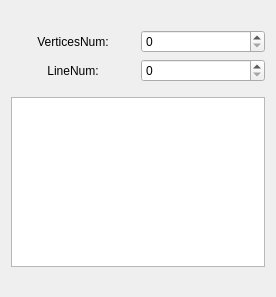
<?xml version="1.0" encoding="UTF-8"?>
<ui version="4.0">
 <class>CLWPolylineAttributeWidgetClass</class>
 <widget class="QWidget" name="CLWPolylineAttributeWidgetClass">
  <property name="geometry">
   <rect>
    <x>0</x>
    <y>0</y>
    <width>276</width>
    <height>297</height>
   </rect>
  </property>
  <property name="windowTitle">
   <string>CPolylineAttributeWidget</string>
  </property>
  <layout class="QGridLayout" name="gridLayout">
   <item row="1" column="0">
    <layout class="QVBoxLayout" name="verticalLayout_3">
     <property name="spacing">
      <number>15</number>
     </property>
     <item>
      <layout class="QHBoxLayout" name="horizontalLayout" stretch="1,1">
       <item>
        <layout class="QVBoxLayout" name="verticalLayout">
         <item>
          <widget class="QLabel" name="label_Vertices">
           <property name="sizePolicy">
            <sizepolicy hsizetype="Expanding" vsizetype="Preferred">
             <horstretch>0</horstretch>
             <verstretch>0</verstretch>
            </sizepolicy>
           </property>
           <property name="layoutDirection">
            <enum>Qt::LayoutDirection::LeftToRight</enum>
           </property>
           <property name="text">
            <string>VerticesNum:</string>
           </property>
           <property name="alignment">
            <set>Qt::AlignmentFlag::AlignCenter</set>
           </property>
          </widget>
         </item>
         <item>
          <widget class="QLabel" name="label_Linenum">
           <property name="sizePolicy">
            <sizepolicy hsizetype="Expanding" vsizetype="Preferred">
             <horstretch>0</horstretch>
             <verstretch>0</verstretch>
            </sizepolicy>
           </property>
           <property name="layoutDirection">
            <enum>Qt::LayoutDirection::LeftToRight</enum>
           </property>
           <property name="text">
            <string>LineNum:</string>
           </property>
           <property name="alignment">
            <set>Qt::AlignmentFlag::AlignCenter</set>
           </property>
          </widget>
         </item>
        </layout>
       </item>
       <item>
        <layout class="QVBoxLayout" name="verticalLayout_2">
         <item>
          <widget class="QSpinBox" name="spinBox_Vertices"/>
         </item>
         <item>
          <widget class="QSpinBox" name="spinBox_Linenum"/>
         </item>
        </layout>
       </item>
      </layout>
     </item>
     <item>
      <widget class="QTableWidget" name="tableWidget">
       <property name="frameShape">
        <enum>QFrame::Shape::StyledPanel</enum>
       </property>
       <property name="frameShadow">
        <enum>QFrame::Shadow::Raised</enum>
       </property>
      </widget>
     </item>
    </layout>
   </item>
   <item row="0" column="0">
    <spacer name="verticalSpacer_2">
     <property name="orientation">
      <enum>Qt::Orientation::Vertical</enum>
     </property>
     <property name="sizeHint" stdset="0">
      <size>
       <width>20</width>
       <height>40</height>
      </size>
     </property>
    </spacer>
   </item>
   <item row="2" column="0">
    <spacer name="verticalSpacer">
     <property name="orientation">
      <enum>Qt::Orientation::Vertical</enum>
     </property>
     <property name="sizeHint" stdset="0">
      <size>
       <width>20</width>
       <height>40</height>
      </size>
     </property>
    </spacer>
   </item>
  </layout>
 </widget>
 <layoutdefault spacing="6" margin="11"/>
 <resources/>
 <connections/>
</ui>
